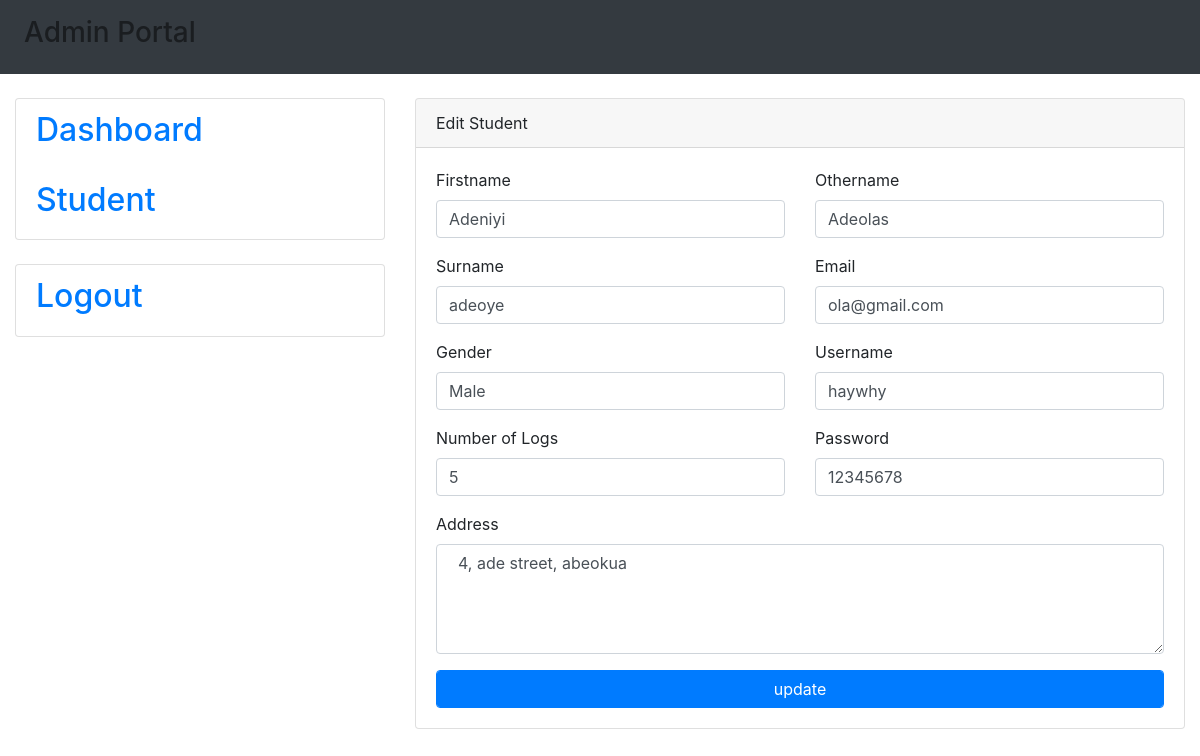
/admin/edit-student.php?student_id=11, run on the app's committed database.
### tables this page shows
CREATE TABLE IF NOT EXISTS `profile` (
  `student_id` int(10) NOT NULL AUTO_INCREMENT,
  `firstname` varchar(55) NOT NULL,
  `othername` varchar(55) NOT NULL,
  `lastname` varchar(55) NOT NULL,
  `gender` varchar(55) NOT NULL,
  `email` varchar(55) NOT NULL,
  `username` varchar(55) NOT NULL,
  `password` varchar(55) NOT NULL,
  `address` varchar(75) NOT NULL,
  `logs` varchar(12) NOT NULL,
  PRIMARY KEY (`student_id`)
);

### classes/DB.class.php (called while the page is built, shortened)
<?php
 Class DB
 {
 	public $db_details = ['host'=>'localhost','user'=>'root','pass'=>'','dbname'=>'student','charset'=>'utf8'];
 	public function __construct()
 	{
 		$dsn = "mysql:host=".$this->db_details['host'].";dbname=".$this->db_details['dbname'].";charset=".$this->db_details['charset'];
 		$option = [
 			PDO::ATTR_ERRMODE => PDO::ERRMODE_EXCEPTION,
 			PDO::ATTR_DEFAULT_FETCH_MODE => PDO::FETCH_ASSOC,
 			PDO::ATTR_EMULATE_PREPARES => false
 		];
 		try {
 			$this->pdo = new PDO($dsn, $this->db_details['user'],$this->db_details['pass'],$option);
 		} catch (\PDOException $e) {
 			throw new  \PDOException($e->getMessage(), (int)$e->getCode());
 		}
 	}
 }
 ?>

### classes/Student.class.php (called while the page is built, shortened)
<?php
class Student extends DB
{
	public function view_student_by_id($id)
	{
		$stmt = $this->pdo->prepare("SELECT * FROM `profile` WHERE `student_id`=:id");
		 $stmt->execute(array(":id"=>$id));
		  $editRow=$stmt->fetch(PDO::FETCH_ASSOC);
		  return $editRow;
	}
}
?>

### admin/edit-student.php (the view, shortened to what this page needs)
	<?php
	include '../includes/header.php';
	include '../includes/sidebar.php';
	include('../classes/DB.class.php');
	include('../classes/Student.class.php');
	?>
	<?php
	$get_student = new Student();
	$id = $_GET['student_id'];
	?>
	<div class="col-8">
		<div class="card">
			<div class="card-header">Edit Student</div>
			<div class="card-body">
				<?php
				$fetch = $get_student->view_student_by_id($id);
				?>
				<form method="POST">
					<div class="row">
						<div class="col-6">
							<div class="form-group">
								<label>Firstname</label>
								<input type="text" name="firstname" class="form-control" value="<?php  echo $fetch['firstname']; ?>">
							</div>
							<div class="form-group">
								<label>Surname</label>
								<input type="text" name="lastname" class="form-control" value="<?php  echo $fetch['lastname']; ?>">
							</div>
							<div class="form-group">
								<label>Gender</label>
								<input type="text" name="gender" class="form-control" value="<?php  echo $fetch['gender']; ?>">
							</div>
							<div class="form-group">
								<label>Number of Logs</label>
								<input type="text" name="logs" class="form-control" value="<?php  echo $fetch['logs']; ?>" >
							</div>
						</div>
						<div class="col-6">
							<div class="form-group">
								<label>Othername</label>
								<input type="text" name="othername" class="form-control" value="<?php  echo $fetch['othername']; ?>">
							</div>
							<div class="form-group">
								<label>Email</label>
								<input type="email" name="email" class="form-control" value="<?php  echo $fetch['email']; ?>">
							</div>
							<div class="form-group">
								<label>Username</label>
								<input type="text" name="username" class="form-control" value="<?php  echo $fetch['username']; ?>">
							</div>
							<div class="form-group">
								<label>Password</label>
								<input type="text" name="password" class="form-control" value="<?php  echo $fetch['password']; ?>">
							</div>
						</div>
					</div>
					<div class="form-group">
						<label>Address</label>
						<textarea name="address" class="form-control" rows="4" cols="50" value=""> <?php  echo $fetch['address']; ?></textarea>
					</div>
					<div class="form">
						<button type="submit"  name="update" class="btn btn-primary form-control">update</button>
					</div>
				</form>
			</div>
		</div>
	</div>
</div>
</div>
<?php
include '../includes/footer.php';
?>

### data on the page
profile: firstname "Adeniyi", lastname "adeoye", gender "Male", logs "5", othername "Adeolas", email "ola@gmail.com", username "haywhy", password "12345678", address "4, ade street, abeokua"
